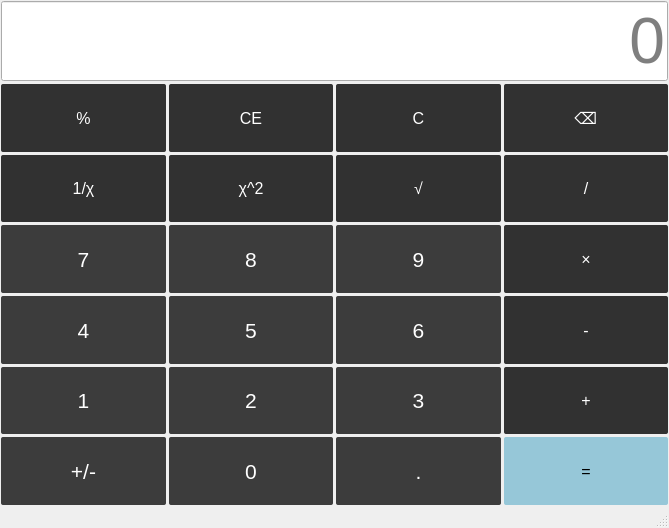
<?xml version="1.0" encoding="UTF-8"?>
<ui version="4.0">
 <class>MainWindow</class>
 <widget class="QMainWindow" name="MainWindow">
  <property name="geometry">
   <rect>
    <x>0</x>
    <y>0</y>
    <width>669</width>
    <height>528</height>
   </rect>
  </property>
  <property name="windowTitle">
   <string>计算器-林俊韬-2023414300210</string>
  </property>
  <property name="windowIcon">
   <iconset>
    <normaloff>C:/Users/Jerry/Desktop/qq头像.jpg</normaloff>C:/Users/Jerry/Desktop/qq头像.jpg</iconset>
  </property>
  <property name="styleSheet">
   <string notr="true">QLineEdit{
	font-size:48pt;
}</string>
  </property>
  <widget class="QWidget" name="centralwidget">
   <property name="sizePolicy">
    <sizepolicy hsizetype="Minimum" vsizetype="Minimum">
     <horstretch>0</horstretch>
     <verstretch>0</verstretch>
    </sizepolicy>
   </property>
   <layout class="QVBoxLayout" name="verticalLayout">
    <property name="spacing">
     <number>3</number>
    </property>
    <property name="leftMargin">
     <number>1</number>
    </property>
    <property name="topMargin">
     <number>1</number>
    </property>
    <property name="rightMargin">
     <number>1</number>
    </property>
    <property name="bottomMargin">
     <number>1</number>
    </property>
    <item>
     <layout class="QGridLayout" name="gridLayout">
      <item row="4" column="1">
       <widget class="QPushButton" name="btnNum5">
        <property name="sizePolicy">
         <sizepolicy hsizetype="Minimum" vsizetype="Minimum">
          <horstretch>0</horstretch>
          <verstretch>0</verstretch>
         </sizepolicy>
        </property>
        <property name="styleSheet">
         <string notr="true">QPushButton{
	background-color:rgb(60, 60, 60);
	font-size:16pt;
	color:white;
	border-radius:2px;
}

QPushButton:hover{
	background-color:rgb(50, 50, 50);
	color:white;
}

QPushButton:pressed{
	background-color:rgb(45, 38, 36);
	color:white;
}</string>
        </property>
        <property name="text">
         <string>5</string>
        </property>
       </widget>
      </item>
      <item row="3" column="3">
       <widget class="QPushButton" name="btnMultiple">
        <property name="sizePolicy">
         <sizepolicy hsizetype="Minimum" vsizetype="Minimum">
          <horstretch>0</horstretch>
          <verstretch>0</verstretch>
         </sizepolicy>
        </property>
        <property name="styleSheet">
         <string notr="true">QPushButton{
	background-color:rgb(49, 49, 49);
	font-size:12pt;
	color:white;
	border-radius:2px;
}

QPushButton:hover{
	background-color:rgb(60, 60, 60);
	color:white;
}

QPushButton:pressed{
	background-color:rgb(49, 49, 49);
	color:white;
}</string>
        </property>
        <property name="text">
         <string>×</string>
        </property>
       </widget>
      </item>
      <item row="2" column="0">
       <widget class="QPushButton" name="btnInverse">
        <property name="sizePolicy">
         <sizepolicy hsizetype="Minimum" vsizetype="Minimum">
          <horstretch>0</horstretch>
          <verstretch>0</verstretch>
         </sizepolicy>
        </property>
        <property name="styleSheet">
         <string notr="true">QPushButton{
	background-color:rgb(49, 49, 49);
	font-size:12pt;
	color:white;
	border-radius:2px;
}

QPushButton:hover{
	background-color:rgb(60, 60, 60);
	color:white;
}

QPushButton:pressed{
	background-color:rgb(49, 49, 49);
	color:white;
}</string>
        </property>
        <property name="text">
         <string>1/χ</string>
        </property>
       </widget>
      </item>
      <item row="1" column="1">
       <widget class="QPushButton" name="btnClearAll">
        <property name="sizePolicy">
         <sizepolicy hsizetype="Minimum" vsizetype="Minimum">
          <horstretch>0</horstretch>
          <verstretch>0</verstretch>
         </sizepolicy>
        </property>
        <property name="styleSheet">
         <string notr="true">QPushButton{
	background-color:rgb(49, 49, 49);
	font-size:12pt;
	color:white;
	border-radius:2px;
}

QPushButton:hover{
	background-color:rgb(60, 60, 60);
	color:white;
}

QPushButton:pressed{
	background-color:rgb(49, 49, 49);
	color:white;
}</string>
        </property>
        <property name="text">
         <string>CE</string>
        </property>
       </widget>
      </item>
      <item row="6" column="2">
       <widget class="QPushButton" name="btnPeriod">
        <property name="sizePolicy">
         <sizepolicy hsizetype="Minimum" vsizetype="Minimum">
          <horstretch>0</horstretch>
          <verstretch>0</verstretch>
         </sizepolicy>
        </property>
        <property name="styleSheet">
         <string notr="true">QPushButton{
	background-color:rgb(60, 60, 60);
	font-size:16pt;
	color:white;
	border-radius:2px;
}

QPushButton:hover{
	background-color:rgb(50, 50, 50);
	color:white;
}

QPushButton:pressed{
	background-color:rgb(45, 38, 36);
	color:white;
}</string>
        </property>
        <property name="text">
         <string>.</string>
        </property>
       </widget>
      </item>
      <item row="3" column="0">
       <widget class="QPushButton" name="btnNum7">
        <property name="sizePolicy">
         <sizepolicy hsizetype="Minimum" vsizetype="Minimum">
          <horstretch>0</horstretch>
          <verstretch>0</verstretch>
         </sizepolicy>
        </property>
        <property name="styleSheet">
         <string notr="true">QPushButton{
	background-color:rgb(60, 60, 60);
	font-size:16pt;
	color:white;
	border-radius:2px;
}

QPushButton:hover{
	background-color:rgb(50, 50, 50);
	color:white;
}

QPushButton:pressed{
	background-color:rgb(45, 38, 36);
	color:white;
}</string>
        </property>
        <property name="text">
         <string>7</string>
        </property>
       </widget>
      </item>
      <item row="2" column="3">
       <widget class="QPushButton" name="btnDivide">
        <property name="sizePolicy">
         <sizepolicy hsizetype="Minimum" vsizetype="Minimum">
          <horstretch>0</horstretch>
          <verstretch>0</verstretch>
         </sizepolicy>
        </property>
        <property name="styleSheet">
         <string notr="true">QPushButton{
	background-color:rgb(49, 49, 49);
	font-size:12pt;
	color:white;
	border-radius:2px;
}

QPushButton:hover{
	background-color:rgb(60, 60, 60);
	color:white;
}

QPushButton:pressed{
	background-color:rgb(49, 49, 49);
	color:white;
}</string>
        </property>
        <property name="text">
         <string>/</string>
        </property>
       </widget>
      </item>
      <item row="6" column="3">
       <widget class="QPushButton" name="btnEqual">
        <property name="sizePolicy">
         <sizepolicy hsizetype="Minimum" vsizetype="Minimum">
          <horstretch>0</horstretch>
          <verstretch>0</verstretch>
         </sizepolicy>
        </property>
        <property name="styleSheet">
         <string notr="true">QPushButton{
	background-color:rgb(150, 199, 216);
	font-size:12pt;
	color:black;
	border-radius:2px;
}

QPushButton:hover{
	background-color:rgb(138, 182, 197);
	color:black;
}

QPushButton:pressed{
	background-color:rgb(126, 165, 179);
	color:rgb(81, 105, 114);
}</string>
        </property>
        <property name="text">
         <string>=</string>
        </property>
       </widget>
      </item>
      <item row="1" column="0">
       <widget class="QPushButton" name="btnPercentage">
        <property name="sizePolicy">
         <sizepolicy hsizetype="Minimum" vsizetype="Minimum">
          <horstretch>0</horstretch>
          <verstretch>0</verstretch>
         </sizepolicy>
        </property>
        <property name="styleSheet">
         <string notr="true">QPushButton{
	background-color:rgb(49, 49, 49);
	font-size:12pt;
	color:white;
	border-radius:2px;
}

QPushButton:hover{
	background-color:rgb(60, 60, 60);
	color:white;
}

QPushButton:pressed{
	background-color:rgb(49, 49, 49);
	color:white;
}</string>
        </property>
        <property name="text">
         <string>%</string>
        </property>
       </widget>
      </item>
      <item row="6" column="1">
       <widget class="QPushButton" name="btnNum0">
        <property name="sizePolicy">
         <sizepolicy hsizetype="Minimum" vsizetype="Minimum">
          <horstretch>0</horstretch>
          <verstretch>0</verstretch>
         </sizepolicy>
        </property>
        <property name="styleSheet">
         <string notr="true">QPushButton{
	background-color:rgb(60, 60, 60);
	font-size:16pt;
	color:white;
	border-radius:2px;
}

QPushButton:hover{
	background-color:rgb(50, 50, 50);
	color:white;
}

QPushButton:pressed{
	background-color:rgb(45, 38, 36);
	color:white;
}</string>
        </property>
        <property name="text">
         <string>0</string>
        </property>
       </widget>
      </item>
      <item row="4" column="2">
       <widget class="QPushButton" name="btnNum6">
        <property name="sizePolicy">
         <sizepolicy hsizetype="Minimum" vsizetype="Minimum">
          <horstretch>0</horstretch>
          <verstretch>0</verstretch>
         </sizepolicy>
        </property>
        <property name="styleSheet">
         <string notr="true">QPushButton{
	background-color:rgb(60, 60, 60);
	font-size:16pt;
	color:white;
	border-radius:2px;
}

QPushButton:hover{
	background-color:rgb(50, 50, 50);
	color:white;
}

QPushButton:pressed{
	background-color:rgb(45, 38, 36);
	color:white;
}</string>
        </property>
        <property name="text">
         <string>6</string>
        </property>
       </widget>
      </item>
      <item row="5" column="0">
       <widget class="QPushButton" name="btnNum1">
        <property name="sizePolicy">
         <sizepolicy hsizetype="Minimum" vsizetype="Minimum">
          <horstretch>0</horstretch>
          <verstretch>0</verstretch>
         </sizepolicy>
        </property>
        <property name="styleSheet">
         <string notr="true">QPushButton{
	background-color:rgb(60, 60, 60);
	font-size:16pt;
	color:white;
	border-radius:2px;
}

QPushButton:hover{
	background-color:rgb(50, 50, 50);
	color:white;
}

QPushButton:pressed{
	background-color:rgb(45, 38, 36);
	color:white;
}</string>
        </property>
        <property name="text">
         <string>1</string>
        </property>
       </widget>
      </item>
      <item row="3" column="1">
       <widget class="QPushButton" name="btnNum8">
        <property name="sizePolicy">
         <sizepolicy hsizetype="Minimum" vsizetype="Minimum">
          <horstretch>0</horstretch>
          <verstretch>0</verstretch>
         </sizepolicy>
        </property>
        <property name="styleSheet">
         <string notr="true">QPushButton{
	background-color:rgb(60, 60, 60);
	font-size:16pt;
	color:white;
	border-radius:2px;
}

QPushButton:hover{
	background-color:rgb(50, 50, 50);
	color:white;
}

QPushButton:pressed{
	background-color:rgb(45, 38, 36);
	color:white;
}</string>
        </property>
        <property name="text">
         <string>8</string>
        </property>
       </widget>
      </item>
      <item row="1" column="2">
       <widget class="QPushButton" name="btnClear">
        <property name="sizePolicy">
         <sizepolicy hsizetype="Minimum" vsizetype="Minimum">
          <horstretch>0</horstretch>
          <verstretch>0</verstretch>
         </sizepolicy>
        </property>
        <property name="styleSheet">
         <string notr="true">QPushButton{
	background-color:rgb(49, 49, 49);
	font-size:12pt;
	color:white;
	border-radius:2px;
}

QPushButton:hover{
	background-color:rgb(60, 60, 60);
	color:white;
}

QPushButton:pressed{
	background-color:rgb(49, 49, 49);
	color:white;
}</string>
        </property>
        <property name="text">
         <string>C</string>
        </property>
       </widget>
      </item>
      <item row="3" column="2">
       <widget class="QPushButton" name="btnNum9">
        <property name="sizePolicy">
         <sizepolicy hsizetype="Minimum" vsizetype="Minimum">
          <horstretch>0</horstretch>
          <verstretch>0</verstretch>
         </sizepolicy>
        </property>
        <property name="styleSheet">
         <string notr="true">QPushButton{
	background-color:rgb(60, 60, 60);
	font-size:16pt;
	color:white;
	border-radius:2px;
}

QPushButton:hover{
	background-color:rgb(50, 50, 50);
	color:white;
}

QPushButton:pressed{
	background-color:rgb(45, 38, 36);
	color:white;
}</string>
        </property>
        <property name="text">
         <string>9</string>
        </property>
       </widget>
      </item>
      <item row="2" column="2">
       <widget class="QPushButton" name="btnSqrt">
        <property name="sizePolicy">
         <sizepolicy hsizetype="Minimum" vsizetype="Minimum">
          <horstretch>0</horstretch>
          <verstretch>0</verstretch>
         </sizepolicy>
        </property>
        <property name="styleSheet">
         <string notr="true">QPushButton{
	background-color:rgb(49, 49, 49);
	font-size:12pt;
	color:white;
	border-radius:2px;
}

QPushButton:hover{
	background-color:rgb(60, 60, 60);
	color:white;
}

QPushButton:pressed{
	background-color:rgb(49, 49, 49);
	color:white;
}</string>
        </property>
        <property name="text">
         <string>√</string>
        </property>
       </widget>
      </item>
      <item row="1" column="3">
       <widget class="QPushButton" name="btnDel">
        <property name="sizePolicy">
         <sizepolicy hsizetype="Minimum" vsizetype="Minimum">
          <horstretch>0</horstretch>
          <verstretch>0</verstretch>
         </sizepolicy>
        </property>
        <property name="styleSheet">
         <string notr="true">QPushButton{
	background-color:rgb(49, 49, 49);
	font-size:12pt;
	color:white;
	border-radius:2px;
}

QPushButton:hover{
	background-color:rgb(60, 60, 60);
	color:white;
}

QPushButton:pressed{
	background-color:rgb(49, 49, 49);
	color:white;
}</string>
        </property>
        <property name="text">
         <string>⌫</string>
        </property>
       </widget>
      </item>
      <item row="5" column="2">
       <widget class="QPushButton" name="btnNum3">
        <property name="sizePolicy">
         <sizepolicy hsizetype="Minimum" vsizetype="Minimum">
          <horstretch>0</horstretch>
          <verstretch>0</verstretch>
         </sizepolicy>
        </property>
        <property name="styleSheet">
         <string notr="true">QPushButton{
	background-color:rgb(60, 60, 60);
	font-size:16pt;
	color:white;
	border-radius:2px;
}

QPushButton:hover{
	background-color:rgb(50, 50, 50);
	color:white;
}

QPushButton:pressed{
	background-color:rgb(45, 38, 36);
	color:white;
}</string>
        </property>
        <property name="text">
         <string>3</string>
        </property>
       </widget>
      </item>
      <item row="5" column="3">
       <widget class="QPushButton" name="btnPlus">
        <property name="sizePolicy">
         <sizepolicy hsizetype="Minimum" vsizetype="Minimum">
          <horstretch>0</horstretch>
          <verstretch>0</verstretch>
         </sizepolicy>
        </property>
        <property name="styleSheet">
         <string notr="true">QPushButton{
	background-color:rgb(49, 49, 49);
	font-size:12pt;
	color:white;
	border-radius:2px;
}

QPushButton:hover{
	background-color:rgb(60, 60, 60);
	color:white;
}

QPushButton:pressed{
	background-color:rgb(49, 49, 49);
	color:white;
}</string>
        </property>
        <property name="text">
         <string>+</string>
        </property>
       </widget>
      </item>
      <item row="2" column="1">
       <widget class="QPushButton" name="btnSquare">
        <property name="sizePolicy">
         <sizepolicy hsizetype="Minimum" vsizetype="Minimum">
          <horstretch>0</horstretch>
          <verstretch>0</verstretch>
         </sizepolicy>
        </property>
        <property name="styleSheet">
         <string notr="true">QPushButton{
	background-color:rgb(49, 49, 49);
	font-size:12pt;
	color:white;
	border-radius:2px;
}

QPushButton:hover{
	background-color:rgb(60, 60, 60);
	color:white;
}

QPushButton:pressed{
	background-color:rgb(49, 49, 49);
	color:white;
}</string>
        </property>
        <property name="text">
         <string>χ^2</string>
        </property>
       </widget>
      </item>
      <item row="4" column="3">
       <widget class="QPushButton" name="btnMinus">
        <property name="sizePolicy">
         <sizepolicy hsizetype="Minimum" vsizetype="Minimum">
          <horstretch>0</horstretch>
          <verstretch>0</verstretch>
         </sizepolicy>
        </property>
        <property name="styleSheet">
         <string notr="true">QPushButton{
	background-color:rgb(49, 49, 49);
	font-size:12pt;
	color:white;
	border-radius:2px;
}

QPushButton:hover{
	background-color:rgb(60, 60, 60);
	color:white;
}

QPushButton:pressed{
	background-color:rgb(49, 49, 49);
	color:white;
}</string>
        </property>
        <property name="text">
         <string>-</string>
        </property>
       </widget>
      </item>
      <item row="5" column="1">
       <widget class="QPushButton" name="btnNum2">
        <property name="sizePolicy">
         <sizepolicy hsizetype="Minimum" vsizetype="Minimum">
          <horstretch>0</horstretch>
          <verstretch>0</verstretch>
         </sizepolicy>
        </property>
        <property name="styleSheet">
         <string notr="true">QPushButton{
	background-color:rgb(60, 60, 60);
	font-size:16pt;
	color:white;
	border-radius:2px;
}

QPushButton:hover{
	background-color:rgb(50, 50, 50);
	color:white;
}

QPushButton:pressed{
	background-color:rgb(45, 38, 36);
	color:white;
}</string>
        </property>
        <property name="text">
         <string>2</string>
        </property>
       </widget>
      </item>
      <item row="4" column="0">
       <widget class="QPushButton" name="btnNum4">
        <property name="sizePolicy">
         <sizepolicy hsizetype="Minimum" vsizetype="Minimum">
          <horstretch>0</horstretch>
          <verstretch>0</verstretch>
         </sizepolicy>
        </property>
        <property name="styleSheet">
         <string notr="true">QPushButton{
	background-color:rgb(60, 60, 60);
	font-size:16pt;
	color:white;
	border-radius:2px;
}

QPushButton:hover{
	background-color:rgb(50, 50, 50);
	color:white;
}

QPushButton:pressed{
	background-color:rgb(45, 38, 36);
	color:white;
}</string>
        </property>
        <property name="text">
         <string>4</string>
        </property>
       </widget>
      </item>
      <item row="6" column="0">
       <widget class="QPushButton" name="btnSign">
        <property name="sizePolicy">
         <sizepolicy hsizetype="Minimum" vsizetype="Minimum">
          <horstretch>0</horstretch>
          <verstretch>0</verstretch>
         </sizepolicy>
        </property>
        <property name="styleSheet">
         <string notr="true">QPushButton{
	background-color:rgb(60, 60, 60);
	font-size:16pt;
	color:white;
	border-radius:2px;
}

QPushButton:hover{
	background-color:rgb(50, 50, 50);
	color:white;
}

QPushButton:pressed{
	background-color:rgb(45, 38, 36);
	color:white;
}</string>
        </property>
        <property name="text">
         <string>+/-</string>
        </property>
       </widget>
      </item>
      <item row="0" column="0" colspan="4">
       <widget class="QLineEdit" name="Display">
        <property name="sizePolicy">
         <sizepolicy hsizetype="Minimum" vsizetype="Minimum">
          <horstretch>0</horstretch>
          <verstretch>0</verstretch>
         </sizepolicy>
        </property>
        <property name="text">
         <string/>
        </property>
        <property name="alignment">
         <set>Qt::AlignmentFlag::AlignRight|Qt::AlignmentFlag::AlignTrailing|Qt::AlignmentFlag::AlignVCenter</set>
        </property>
        <property name="placeholderText">
         <string>0</string>
        </property>
       </widget>
      </item>
     </layout>
    </item>
   </layout>
  </widget>
  <widget class="QMenuBar" name="menubar">
   <property name="geometry">
    <rect>
     <x>0</x>
     <y>0</y>
     <width>669</width>
     <height>20</height>
    </rect>
   </property>
  </widget>
  <widget class="QStatusBar" name="statusbar"/>
 </widget>
 <resources/>
 <connections/>
</ui>
